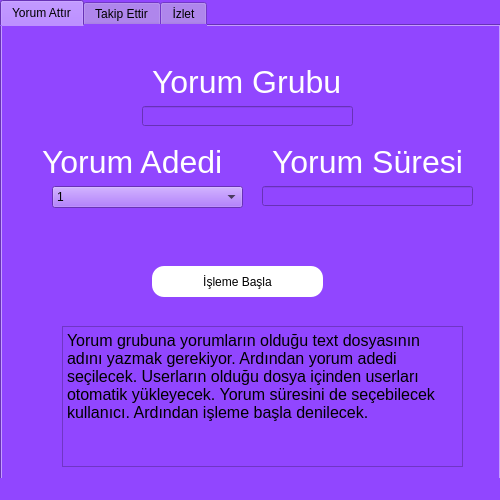
<?xml version="1.0" encoding="UTF-8"?>
<ui version="4.0">
 <class>MainWindow</class>
 <widget class="QMainWindow" name="MainWindow">
  <property name="windowModality">
   <enum>Qt::ApplicationModal</enum>
  </property>
  <property name="geometry">
   <rect>
    <x>0</x>
    <y>0</y>
    <width>500</width>
    <height>500</height>
   </rect>
  </property>
  <property name="sizePolicy">
   <sizepolicy hsizetype="Minimum" vsizetype="Minimum">
    <horstretch>0</horstretch>
    <verstretch>0</verstretch>
   </sizepolicy>
  </property>
  <property name="minimumSize">
   <size>
    <width>500</width>
    <height>500</height>
   </size>
  </property>
  <property name="maximumSize">
   <size>
    <width>500</width>
    <height>500</height>
   </size>
  </property>
  <property name="windowTitle">
   <string>Twitch Bot</string>
  </property>
  <property name="styleSheet">
   <string notr="true">background-color: #9146FF</string>
  </property>
  <widget class="QWidget" name="centralwidget">
   <widget class="QTabWidget" name="tabWidget">
    <property name="geometry">
     <rect>
      <x>0</x>
      <y>0</y>
      <width>501</width>
      <height>491</height>
     </rect>
    </property>
    <property name="currentIndex">
     <number>0</number>
    </property>
    <widget class="QWidget" name="tab_3">
     <attribute name="title">
      <string>Yorum Attır</string>
     </attribute>
     <widget class="QLabel" name="label_2">
      <property name="geometry">
       <rect>
        <x>40</x>
        <y>120</y>
        <width>211</width>
        <height>31</height>
       </rect>
      </property>
      <property name="styleSheet">
       <string notr="true">font-size: 32px;
color: white;</string>
      </property>
      <property name="text">
       <string>Yorum Adedi</string>
      </property>
     </widget>
     <widget class="QLabel" name="label_3">
      <property name="geometry">
       <rect>
        <x>150</x>
        <y>40</y>
        <width>191</width>
        <height>31</height>
       </rect>
      </property>
      <property name="styleSheet">
       <string notr="true">font-size: 32px;
color: white;</string>
      </property>
      <property name="text">
       <string>Yorum Grubu</string>
      </property>
     </widget>
     <widget class="QPushButton" name="btn_IslemBasla">
      <property name="geometry">
       <rect>
        <x>150</x>
        <y>240</y>
        <width>171</width>
        <height>31</height>
       </rect>
      </property>
      <property name="styleSheet">
       <string notr="true">border-radius: 12px;
background-color: white;</string>
      </property>
      <property name="text">
       <string>İşleme Başla</string>
      </property>
     </widget>
     <widget class="QLabel" name="label_10">
      <property name="geometry">
       <rect>
        <x>270</x>
        <y>120</y>
        <width>211</width>
        <height>31</height>
       </rect>
      </property>
      <property name="styleSheet">
       <string notr="true">font-size: 32px;
color: white;</string>
      </property>
      <property name="text">
       <string>Yorum Süresi</string>
      </property>
     </widget>
     <widget class="QLineEdit" name="ln_YorumSuresi">
      <property name="geometry">
       <rect>
        <x>260</x>
        <y>160</y>
        <width>211</width>
        <height>20</height>
       </rect>
      </property>
     </widget>
     <widget class="QComboBox" name="ln_YorumAdedi">
      <property name="geometry">
       <rect>
        <x>50</x>
        <y>160</y>
        <width>191</width>
        <height>22</height>
       </rect>
      </property>
      <item>
       <property name="text">
        <string>1</string>
       </property>
      </item>
      <item>
       <property name="text">
        <string>2</string>
       </property>
      </item>
      <item>
       <property name="text">
        <string>3</string>
       </property>
      </item>
      <item>
       <property name="text">
        <string>4</string>
       </property>
      </item>
      <item>
       <property name="text">
        <string>5</string>
       </property>
      </item>
      <item>
       <property name="text">
        <string>10</string>
       </property>
      </item>
      <item>
       <property name="text">
        <string>15</string>
       </property>
      </item>
      <item>
       <property name="text">
        <string>20</string>
       </property>
      </item>
      <item>
       <property name="text">
        <string>25</string>
       </property>
      </item>
      <item>
       <property name="text">
        <string>30</string>
       </property>
      </item>
      <item>
       <property name="text">
        <string>35</string>
       </property>
      </item>
      <item>
       <property name="text">
        <string>40</string>
       </property>
      </item>
      <item>
       <property name="text">
        <string>45</string>
       </property>
      </item>
      <item>
       <property name="text">
        <string>50</string>
       </property>
      </item>
     </widget>
     <widget class="QLineEdit" name="line_YorumGrubu">
      <property name="geometry">
       <rect>
        <x>140</x>
        <y>80</y>
        <width>211</width>
        <height>20</height>
       </rect>
      </property>
     </widget>
     <widget class="QPlainTextEdit" name="plainTextEdit">
      <property name="geometry">
       <rect>
        <x>60</x>
        <y>300</y>
        <width>401</width>
        <height>141</height>
       </rect>
      </property>
      <property name="font">
       <font>
        <pointsize>12</pointsize>
       </font>
      </property>
      <property name="layoutDirection">
       <enum>Qt::LeftToRight</enum>
      </property>
      <property name="plainText">
       <string>Yorum grubuna yorumların olduğu text dosyasının adını yazmak gerekiyor. Ardından yorum adedi seçilecek. Userların olduğu dosya içinden userları otomatik yükleyecek. Yorum süresini de seçebilecek kullanıcı. Ardından işleme başla denilecek.</string>
      </property>
     </widget>
    </widget>
    <widget class="QWidget" name="tab">
     <attribute name="title">
      <string>Takip Ettir</string>
     </attribute>
     <widget class="QPushButton" name="btn_TakipEttir">
      <property name="geometry">
       <rect>
        <x>150</x>
        <y>290</y>
        <width>171</width>
        <height>31</height>
       </rect>
      </property>
      <property name="styleSheet">
       <string notr="true">border-radius: 12px;
background-color: white;</string>
      </property>
      <property name="text">
       <string>İşleme Başla</string>
      </property>
     </widget>
     <widget class="QLabel" name="label_5">
      <property name="geometry">
       <rect>
        <x>50</x>
        <y>110</y>
        <width>411</width>
        <height>31</height>
       </rect>
      </property>
      <property name="styleSheet">
       <string notr="true">font-size: 32px;
color: white;</string>
      </property>
      <property name="text">
       <string>Takip Ettirelecek Kullanıcılar</string>
      </property>
     </widget>
     <widget class="QLineEdit" name="ln_TakipEttir">
      <property name="geometry">
       <rect>
        <x>140</x>
        <y>180</y>
        <width>211</width>
        <height>20</height>
       </rect>
      </property>
     </widget>
     <widget class="QLineEdit" name="ln_DosyaAdi">
      <property name="geometry">
       <rect>
        <x>140</x>
        <y>240</y>
        <width>211</width>
        <height>20</height>
       </rect>
      </property>
     </widget>
     <widget class="QLabel" name="label">
      <property name="geometry">
       <rect>
        <x>140</x>
        <y>220</y>
        <width>47</width>
        <height>13</height>
       </rect>
      </property>
      <property name="text">
       <string>Dosya Adı</string>
      </property>
     </widget>
     <widget class="QLabel" name="label_4">
      <property name="geometry">
       <rect>
        <x>140</x>
        <y>160</y>
        <width>61</width>
        <height>16</height>
       </rect>
      </property>
      <property name="text">
       <string>Kullanıcı Adı</string>
      </property>
     </widget>
    </widget>
    <widget class="QWidget" name="tab_2">
     <attribute name="title">
      <string>İzlet</string>
     </attribute>
     <widget class="QLabel" name="label_7">
      <property name="geometry">
       <rect>
        <x>90</x>
        <y>100</y>
        <width>411</width>
        <height>31</height>
       </rect>
      </property>
      <property name="styleSheet">
       <string notr="true">font-size: 32px;
color: white;</string>
      </property>
      <property name="text">
       <string>İzletilecek Kullanıcılar</string>
      </property>
     </widget>
     <widget class="QComboBox" name="comboBox_4">
      <property name="geometry">
       <rect>
        <x>60</x>
        <y>150</y>
        <width>371</width>
        <height>22</height>
       </rect>
      </property>
      <item>
       <property name="text">
        <string>1 Saat</string>
       </property>
      </item>
      <item>
       <property name="text">
        <string>2 Saat</string>
       </property>
      </item>
      <item>
       <property name="text">
        <string>3 Saat</string>
       </property>
      </item>
      <item>
       <property name="text">
        <string>Tüm Yayın</string>
       </property>
      </item>
     </widget>
     <widget class="QPushButton" name="pushButton_3">
      <property name="geometry">
       <rect>
        <x>160</x>
        <y>280</y>
        <width>171</width>
        <height>31</height>
       </rect>
      </property>
      <property name="styleSheet">
       <string notr="true">border-radius: 12px;
background-color: white;</string>
      </property>
      <property name="text">
       <string>İşleme Başla</string>
      </property>
     </widget>
     <widget class="QLineEdit" name="lineEdit_2">
      <property name="geometry">
       <rect>
        <x>110</x>
        <y>240</y>
        <width>271</width>
        <height>20</height>
       </rect>
      </property>
     </widget>
     <widget class="QLabel" name="label_9">
      <property name="geometry">
       <rect>
        <x>200</x>
        <y>190</y>
        <width>211</width>
        <height>31</height>
       </rect>
      </property>
      <property name="styleSheet">
       <string notr="true">font-size: 32px;
color: white;</string>
      </property>
      <property name="text">
       <string>Adet</string>
      </property>
     </widget>
    </widget>
   </widget>
  </widget>
  <widget class="QStatusBar" name="statusbar"/>
 </widget>
 <resources/>
 <connections/>
</ui>
